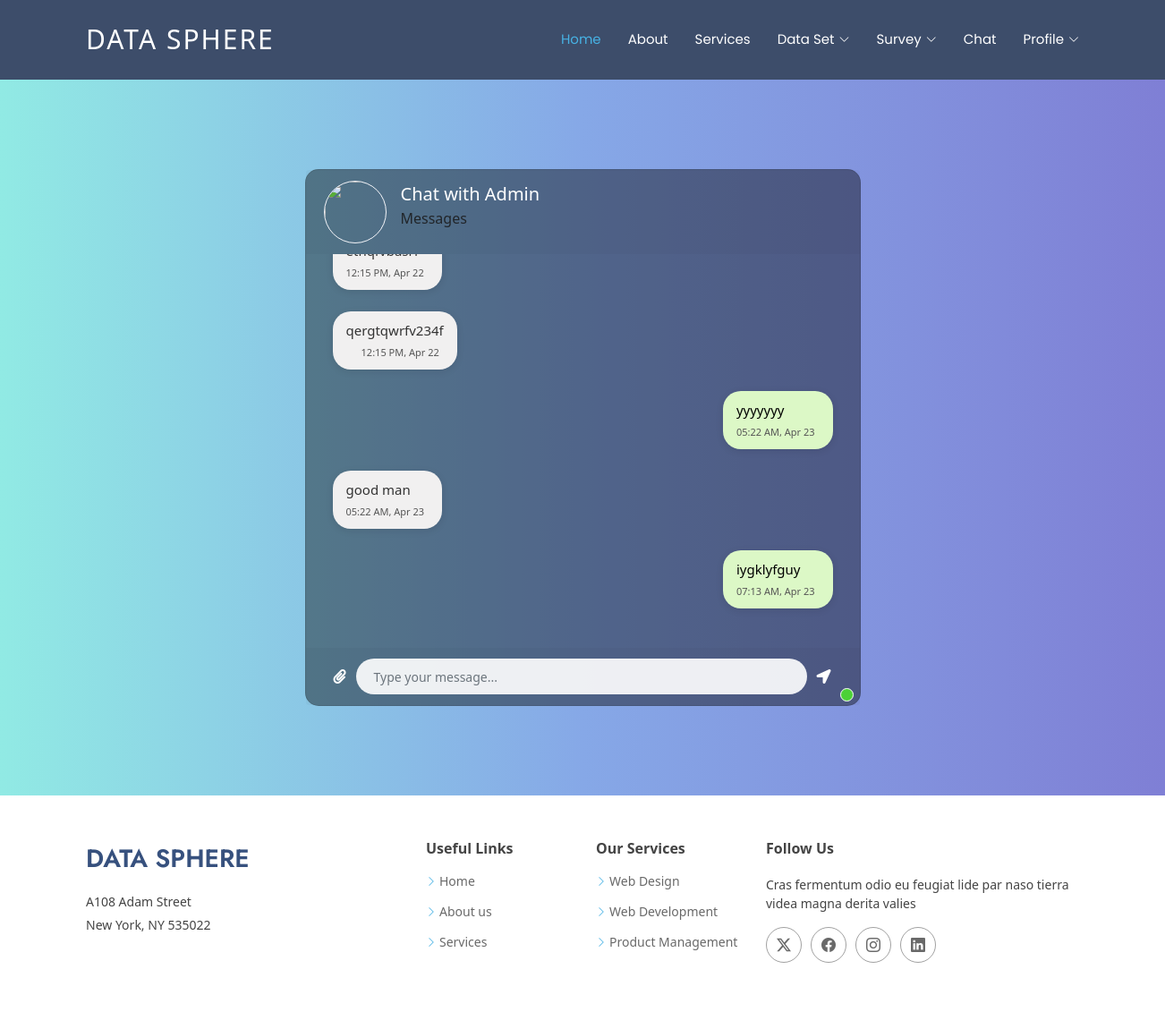
Page /chat/ (signed in) on the committed database.
### Dataapp/models.py (models this page shows)
class chatmodel(models.Model):
    sender = models.IntegerField()
    receiver = models.IntegerField()
    message = models.TextField()
    timestamp = models.DateTimeField(auto_now_add=True)

### Dataapp/views.py (the view)
# urls.py: path('chat/', views.chat, name='chat'),
def chat(request):
    user_id = request.session.get('buss_id')
    login_user = Login.objects.get(id=user_id)
    admin = Login.objects.get(user_type='admin')
    if login_user.user_type == 'admin':
        sender_id = admin.id
        receiver_id = request.GET.get('buss_id')  # Pass ?buss_id=3 in URL or adjust logic
    else:
        sender_id = login_user.id
        receiver_id = admin.id
    messages = chatmodel.objects.filter(
        sender__in=[sender_id, receiver_id],
        receiver__in=[sender_id, receiver_id]
    ).order_by('timestamp')
    chat_data = []
    for msg in messages:
        local_timestamp = localtime(msg.timestamp)
        if local_timestamp.date() == date.today():
            display_time = local_timestamp.strftime("%I:%M %p, Today")
        else:
            display_time = local_timestamp.strftime("%I:%M %p, %b %d")
        chat_data.append({
            'message': msg.message,
            'sender': 'You' if msg.sender == sender_id else 'Admin',
            'timestamp': display_time
        })
    context = {
        'messages': chat_data,
        'sender_id': sender_id,
        'receiver_id': receiver_id
    }
    return render(request, 'bussiness/chat_set.html', context)

### Dataapp/templates/bussiness/chat_set.html (shortened to what this page needs)
{% extends "bussiness/header.html" %}
{% load static %}
{% block content %}
<!DOCTYPE html>
<html lang="en">
<head>
  <link rel="stylesheet" href="https://stackpath.bootstrapcdn.com/bootstrap/4.1.3/css/bootstrap.min.css">
  <link rel="stylesheet" href="https://use.fontawesome.com/releases/v5.5.0/css/all.css">
</head>
<body>
  <div class="container-fluid h-100">
    <div class="row justify-content-center h-100">
      <div class="col-md-8 col-xl-6 chat">
        <div class="card" style="height: 600px;">
          <div class="card-header msg_head">
            <div class="d-flex bd-highlight">
              <div class="img_cont">
                <img src="https://static.turbosquid.com/Preview/001292/481/WV/_D.jpg" class="user_img">
                <span class="online_icon"></span>
              </div>
              <div class="user_info ml-3">
                <span>Chat with Admin</span>
                <p>Messages</p>
              </div>
            </div>
          </div>
          <div class="card-body msg_card_body">
            {% for msg in messages %}
                {% if msg.sender == 'You' %}
                    <div class="d-flex justify-content-end mb-4">
                        <div class="msg_cotainer_send">
                            <div class="message_text">{{ msg.message }}</div>
                            <div class="msg_time_send">
                                {{ msg.timestamp }}
                            </div>
                        </div>
                    </div>
                {% else %}
                    <div class="d-flex justify-content-start mb-4">
                        <div class="msg_cotainer">
                            <div class="message_text">{{ msg.message }}</div>
                            <div class="msg_time">
                                {{ msg.timestamp }}
                            </div>
                        </div>
                    </div>
                {% endif %}
            {% endfor %}
        </div>
          <div class="card-footer">
            <div class="input-group">
              <div class="input-group-append">
                <span class="input-group-text attach_btn"><i class="fas fa-paperclip"></i></span>
              </div>
              <textarea id="message_input" class="form-control type_msg" placeholder="Type your message..." style="border-radius: 50px; height: 40px; overflow: hidden;"></textarea>
              <div class="input-group-append">
                <span class="input-group-text send_btn" id="send_btn"><i class="fas fa-location-arrow"></i></span>
              </div>
            </div>
          </div>
        </div>
      </div>
    </div>
  </div>
</body>
</html>
{% endblock %}

### Dataapp/static/user/assets/css/main.css (style rules this page uses)
:root { --default-font: "Open Sans", system-ui, -apple-system, "Segoe UI", Roboto, "Helvetica Neue", Arial, "Noto Sans", "Liberation Sans", sans-serif, "Apple Color Emoji", "Segoe UI Emoji", "Segoe UI Symbol", "Noto Color Emoji"; --heading-font: "Jost", sans-serif; --nav-font: "Poppins", sans-serif; }
:root { --background-color: #ffffff; --default-color: #444444; --heading-color: #37517e; --accent-color: #47b2e4; --surface-color: #ffffff; --contrast-color: #ffffff; }
:root { --nav-color: #ffffff; --nav-hover-color: #47b2e4; --nav-mobile-background-color: #ffffff; --nav-dropdown-background-color: #ffffff; --nav-dropdown-color: #444444; --nav-dropdown-hover-color: #47b2e4; }
:root { scroll-behavior: smooth; }
body { color: var(--default-color); background-color: var(--background-color); font-family: var(--default-font); }

### Dataapp/templates/bussiness/chat_set.html (style rules this page uses)
body, html { height: 100%; margin: 0; background: linear-gradient(to right, #91EAE4, #86A8E7, #7F7FD5); font-family: 'Segoe UI', Tahoma, Geneva, Verdana, sans-serif; }
.chat { margin: auto; }
.card { height: 500px; border-radius: 15px !important; background-color: rgba(0,0,0,0.4) !important; }
.card-header, .card-footer { border: none; }
.card-header { border-radius: 35px 15px 0 0; }
.card-footer { border-radius: 0 0 15px 15px; }
.msg_card_body { overflow-y: scroll; scrollbar-width: none; -ms-overflow-style: none; }
.type_msg { background: rgba(255,255,255,0.9); height: 50px; border: none; resize: none; border-radius: 30px; padding: 10px 20px; font-size: 14px; }
.attach_btn, .send_btn { background-color: transparent; color: white; cursor: pointer; border: none; }
.user_img { height: 70px; width: 70px; border-radius: 50%; border: 1.5px solid #f5f6fa; }
.online_icon { position: absolute; height: 15px; width: 15px; background-color: #4cd137; border-radius: 50%; bottom: 0.2em; right: 0.4em; border: 1.5px solid white; }
.user_info span { font-size: 20px; color: white; }
.msg_cotainer, .msg_cotainer_send { padding: 10px 15px; border-radius: 20px; max-width: 70%; font-size: 15px; box-shadow: 0 2px 8px rgba(0,0,0,0.1); animation: fadeIn 0.3s ease-in; }
.msg_cotainer { background-color: #f1f0f0; color: #333; margin-left: 10px; }
.msg_cotainer_send { background-color: #dcf8c6; color: #000; margin-left: auto; margin-right: 10px; }
.msg_time, .msg_time_send { font-size: 11px; color: #555; display: block; text-align: right; margin-top: 6px; padding-right: 5px; }
.input-group-text { background-color: transparent; border: none; }

### rows in the picture
chatmodel: message "qergtqwrfv234f"
chatmodel: message "yyyyyyy"
chatmodel: message "good man"
chatmodel: message "iygklyfguy"

### other values in the picture
{{ msg.timestamp }} "12:15 PM, Apr 22" "12:15 PM, Apr 22" "05:22 AM, Apr 23"
{{ msg.timestamp }} "05:22 AM, Apr 23" "07:13 AM, Apr 23"
